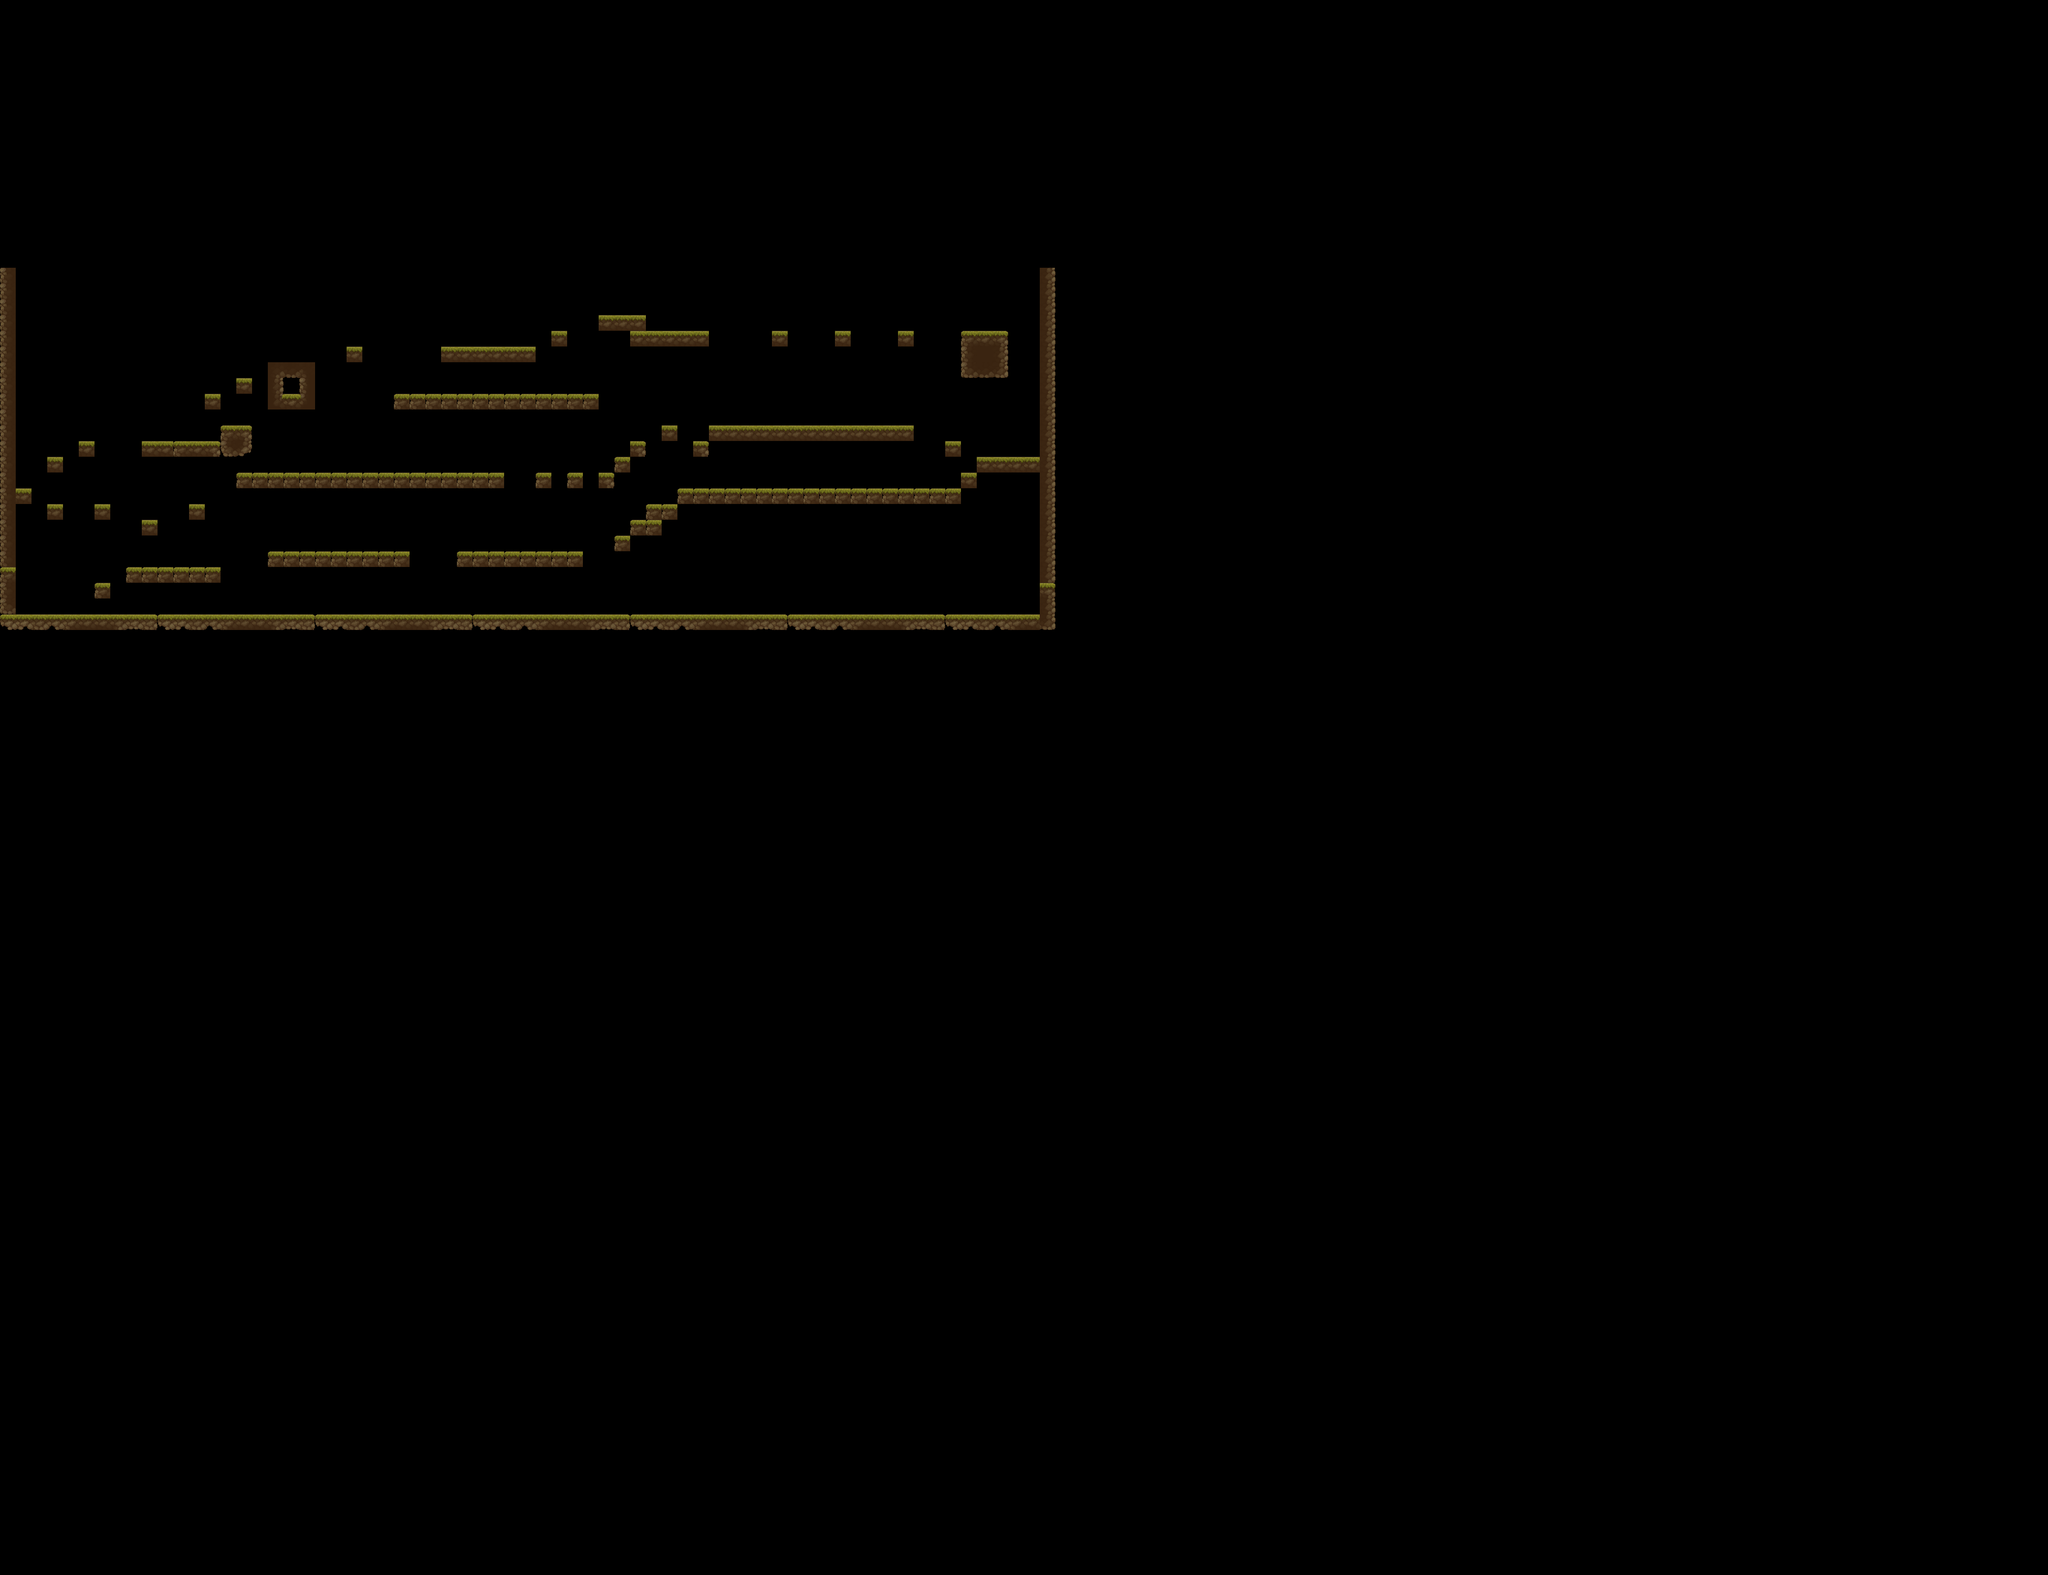

Below is a game level as drawn by its tile map, then a one-line description and the .tmx that defines it (tile-layer data replaced by summaries):
An orthogonal 130x100 tile map with 32x32 px tiles, 1 tile layer (Tile Layer 1).

<map version="1.8" tiledversion="1.8.2" orientation="orthogonal" renderorder="right-down" width="130" height="100" tilewidth="32" tileheight="32" infinite="0" nextlayerid="2" nextobjectid="1">
 <tileset firstgid="1" name="TX Tileset Ground" tilewidth="32" tileheight="32" tilecount="256" columns="16">
  <image source="TX Tileset Ground.png" width="512" height="512" />
 </tileset>
 <layer id="1" name="Tile Layer 1" width="130" height="100">
  <data>[13000 cells, 273 non-empty, 33 distinct tile ids]</data>
 </layer>
</map>
